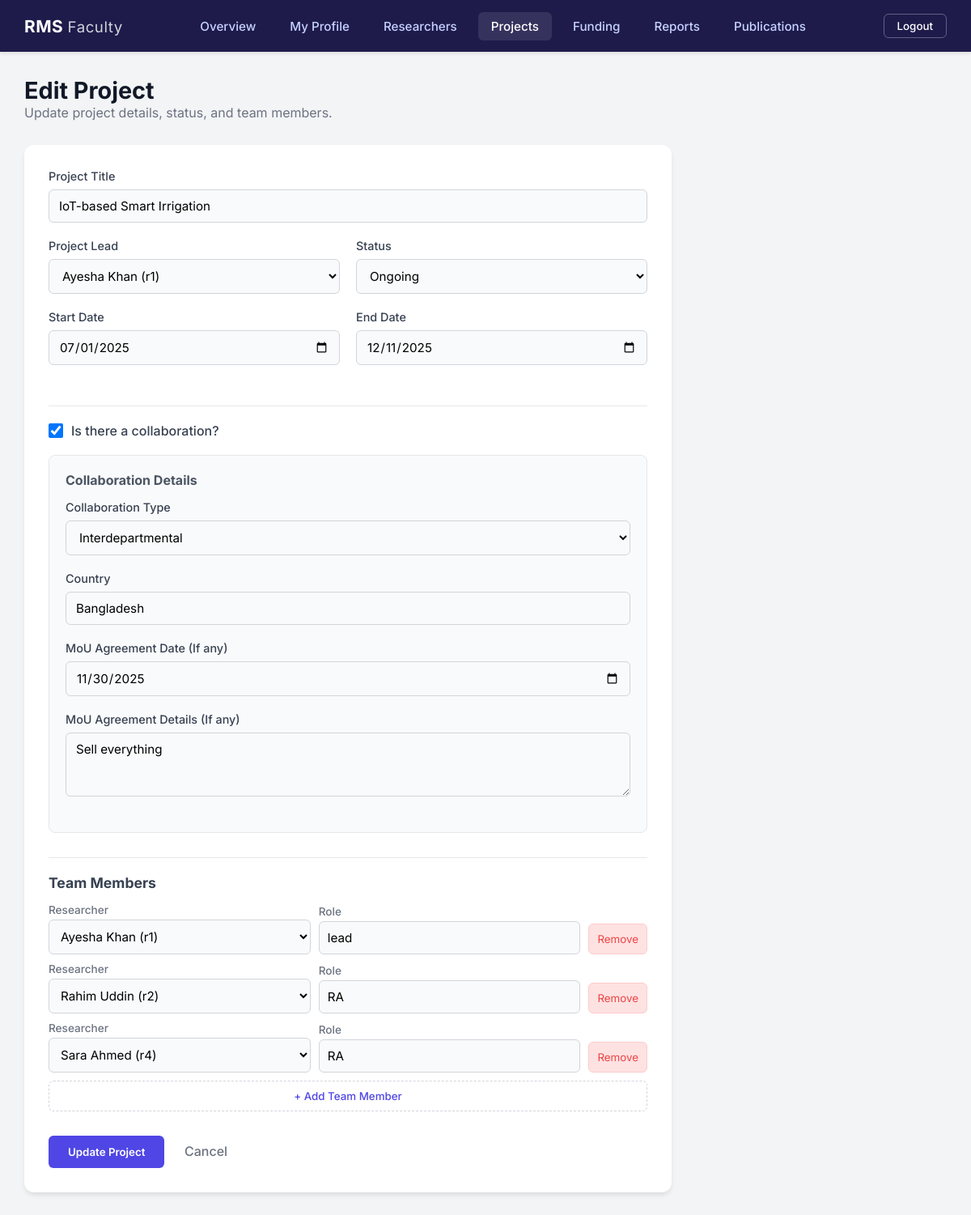
/modules/projects/edit.php?id=p100 (signed in), run on the app's committed database.
### tables this page shows
CREATE TABLE `project` (
  `project_id` varchar(36) NOT NULL,
  `project_title` varchar(255) NOT NULL,
  `project_lead` varchar(36) DEFAULT NULL,
  `status` enum('ongoing','completed','published') NOT NULL,
  `start_date` date NOT NULL,
  `end_date` date DEFAULT NULL
);

CREATE TABLE `researcher` (
  `researcher_id` varchar(36) NOT NULL,
  `f_name` varchar(100) NOT NULL,
  `l_name` varchar(100) NOT NULL,
  `department` varchar(120) NOT NULL,
  `email` varchar(150) NOT NULL,
  `type` enum('student','faculty') NOT NULL,
  `password` varchar(10) NOT NULL
);

CREATE TABLE `collaboration` (
  `collaboration_id` varchar(36) NOT NULL,
  `collaboration_type` enum('interdepartmental','inter-university') NOT NULL,
  `country` varchar(100) NOT NULL,
  `mou_agreement_date` date DEFAULT NULL,
  `mou_agreement_details` text DEFAULT NULL
);

### modules/projects/edit.php (the view, shortened to what this page needs)
<?php
require_once __DIR__ . '/../../config/db_connect.php';
$id = $_GET['id'] ?? null;
$stmt = $conn->prepare("SELECT * FROM project WHERE project_id = ?");
$stmt->bind_param("s", $id);
$stmt->execute();
$project = $stmt->get_result()->fetch_assoc();
$researchers_query = "SELECT researcher_id, f_name, l_name FROM researcher";
$researchers_result = $conn->query($researchers_query);
$researchers = [];
while ($row = $researchers_result->fetch_assoc()) {
    $researchers[] = $row;
}
$collab_query = "
    SELECT c.*
    FROM collaboration c
    JOIN project_collaboration pc ON c.collaboration_id = pc.collaboration_id
    WHERE pc.project_id = ?
";
$stmt_col = $conn->prepare($collab_query);
$stmt_col->bind_param("s", $id);
$stmt_col->execute();
$res_col = $stmt_col->get_result();
$existing_collab = $res_col->fetch_assoc();
$has_collab = $existing_collab ? true : false;
?>
<!DOCTYPE html>
<html lang="en">
<head>
    <link rel="stylesheet" href="/research_management/public/css/style.css?v=<?php echo time(); ?>">
</head>
<body>
    <div class="dashboard-container">
        <?php include __DIR__ . '/../../public/includes/topbar.php'; ?>
        <main class="main-content">
            <div class="page-header">
                <h1>Edit Project</h1>
                <p>Update project details, status, and team members.</p>
            </div>
            <div class="form-container">
                <form action="edit.php?id=<?php echo $id; ?>" method="POST" class="modern-form" enctype="multipart/form-data">
                    <div class="form-group">
                        <label>Project Title</label>
                        <input type="text" name="project_title" value="<?php echo htmlspecialchars($project['project_title']); ?>" required>
                    </div>
                    <div style="display: flex; gap: 20px;">
                        <div class="form-group" style="flex: 1;">
                            <label>Project Lead</label>
                            <select name="project_lead" required>
                                <?php foreach ($researchers as $r): ?>
                                    <option value="<?php echo htmlspecialchars($r['researcher_id']); ?>"
                                        <?php if ($r['researcher_id'] == $project['project_lead']) echo 'selected'; ?>>
                                        <?php echo htmlspecialchars($r['f_name'] . ' ' . $r['l_name']); ?> (<?php echo $r['researcher_id']; ?>)
                                    </option>
                                <?php endforeach; ?>
                            </select>
                        </div>
                        <div class="form-group" style="flex: 1;">
                            <label>Status</label>
                            <select name="status" id="project_status" onchange="togglePublicationType()" required>
                                <option value="ongoing" <?php if ($project['status'] == 'ongoing') echo 'selected'; ?>>Ongoing</option>
                            </select>
                        </div>
                    </div>
                    <div style="display: flex; gap: 20px;">
                        <div class="form-group" style="flex: 1;">
                            <label>Start Date</label>
                            <input type="date" name="start_date" value="<?php echo htmlspecialchars($project['start_date']); ?>" required>
                        </div>
                        <div class="form-group" style="flex: 1;">
                            <label>End Date</label>
                            <input type="date" name="end_date" value="<?php echo htmlspecialchars($project['end_date']); ?>" required>
                        </div>
                    </div>
                    <div style="margin: 30px 0; padding-top: 20px; border-top: 1px solid #e5e7eb;">
                        <div class="form-group" style="margin-bottom: 20px;">
                            <label style="display: flex; align-items: center; gap: 10px; cursor: pointer; font-size: 1rem; color: #374151;">
                                <input type="checkbox" name="has_collaboration" id="has_collaboration" value="1" onchange="toggleCollaboration()" style="width: 18px; height: 18px;" <?php echo $has_collab ? 'checked' : ''; ?>>
                                Is there a collaboration?
                            </label>
                        </div>
                        <div id="collaboration_details" style="display: <?php echo $has_collab ? 'block' : 'none'; ?>; background: #f9fafb; padding: 20px; border-radius: 8px; border: 1px solid #e5e7eb;">
                            <h4 style="margin-top: 0; margin-bottom: 15px; color: #4b5563;">Collaboration Details</h4>
                            <div class="form-group">
                                <label>Collaboration Type</label>
                                <select name="collaboration_type" id="collaboration_type" <?php echo $has_collab ? 'required' : ''; ?>>
                                    <option value="interdepartmental" <?php if (($existing_collab['collaboration_type'] ?? '') == 'interdepartmental') echo 'selected'; ?>>Interdepartmental</option>
                                </select>
                            </div>
                            <div class="form-group">
                                <label>Country</label>
                                <input type="text" name="country" id="country" placeholder="e.g. USA, UK, India" value="<?php echo htmlspecialchars($existing_collab['country'] ?? ''); ?>" <?php echo $has_collab ? 'required' : ''; ?>>
                            </div>
                            <div class="form-group">
                                <label>MoU Agreement Date (If any)</label>
                                <input type="date" name="mou_agreement_date" value="<?php echo htmlspecialchars($existing_collab['mou_agreement_date'] ?? ''); ?>">
                            </div>
                            <div class="form-group">
                                <label>MoU Agreement Details (If any)</label>
                                <textarea name="mou_agreement_details" rows="3" placeholder="Enter details..."><?php echo htmlspecialchars($existing_collab['mou_agreement_details'] ?? ''); ?></textarea>
                            </div>
                        </div>
                    </div>
                    <div style="margin: 30px 0; padding-top: 20px; border-top: 1px solid #e5e7eb;">
                        <h3 style="font-size: 1.1rem; color: #374151; margin-bottom: 15px;">Team Members</h3>
                        <div id="team-members-container">
                        </div>
                        <button type="button" onclick="addTeamMember()"
                            style="background: white; border: 1px dashed #d1d5db; color: #4f46e5; padding: 10px; width: 100%; border-radius: 6px; cursor: pointer; font-weight: 500;">+
                            Add Team Member</button>
                    </div>
                    <div style="margin-top: 30px;">
                        <button type="submit" class="btn-submit">Update Project</button>
                        <a href="list.php" style="margin-left: 20px; color: #6b7280; text-decoration: none; font-weight: 500;">Cancel</a>
                    </div>
                </form>
            </div>
        </main>
    </div>
</body>
</html>

### public/css/style.css (style rules this page uses)
* { margin: 0; padding: 0; box-sizing: border-box; font-family: 'Inter', sans-serif; }
body { background-color: #f3f4f6; min-height: 100vh; }
.form-group { margin-bottom: 20px; }
.form-group label { display: block; margin-bottom: 8px; color: #374151; font-weight: 500; font-size: 0.9rem; }
.form-group input { width: 100%; padding: 12px 16px; border: 1px solid #d1d5db; border-radius: 8px; font-size: 1rem; transition: all 0.2s; background: #f9fafb; }
.dashboard-container { display: flex; flex-direction: column; min-height: 100vh; }
.main-content { flex: 1; padding: 30px; max-width: 1200px; margin: 0 auto; width: 100%; }
.page-header { margin-bottom: 30px; }
.page-header h1 { font-size: 1.8rem; color: #111827; }
.page-header p { color: #6b7280; }
.form-container { background: white; padding: 30px; border-radius: 12px; box-shadow: 0 4px 6px -1px rgba(0, 0, 0, 0.1); max-width: 800px; }
.modern-form .form-group { margin-bottom: 20px; }
.modern-form label { display: block; margin-bottom: 8px; font-weight: 500; color: #374151; }
.modern-form input, .modern-form select, .modern-form textarea { width: 100%; padding: 10px 12px; border: 1px solid #d1d5db; border-radius: 6px; font-size: 0.95rem; transition: border-color 0.2s; background: #f9fafb; }
.btn-submit { background: #4f46e5; color: white; padding: 12px 24px; border: none; border-radius: 6px; font-weight: 600; cursor: pointer; transition: background 0.2s; }

### data on the page
project: project_title "IoT-based Smart Irrigation", project_lead "Ayesha Khan (r1)", status "Ongoing", start_date "07/01/2025", end_date "12/11/2025"
collaboration: collaboration_type "Interdepartmental", country "Bangladesh", mou_agreement_date "11/30/2025", mou_agreement_details "Sell everything"

### other printed values
$user_type "Faculty"
